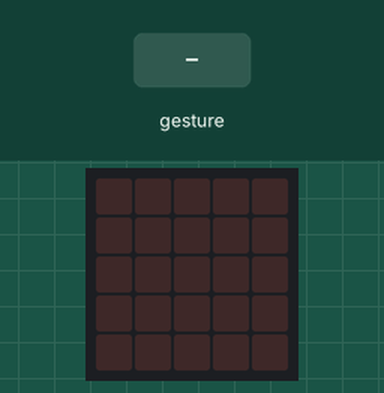
Recording of a program running on a simulated BBC micro:bit (MakeCode). Parts: the board's 5×5 LED display. The inputs (shaded band) are chosen by the test bench. Random numbers come from a fixed seed; a tilt is held for 1.5 s and a shake lasts 1 s, then the board lies face up again.

Above: at 1.2 s.
1.3 s: gesture 'shake'
At 1.9 s:
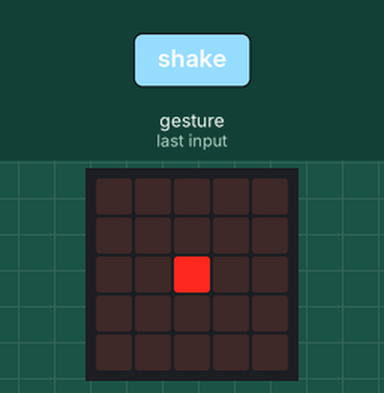
3.0 s: gesture 'shake'
At 4.4 s:
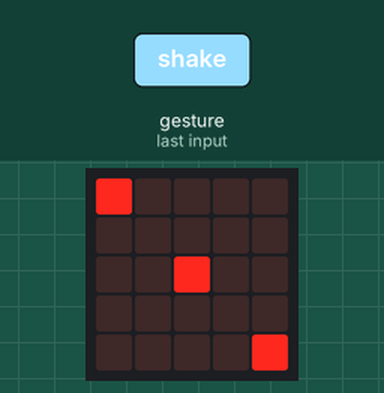
Timing chart, 0 to 6.0 s (numbered marks = the images above; inputs shaded):
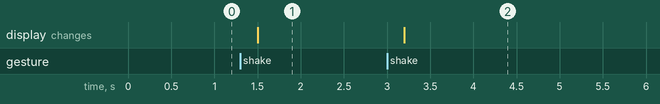

The program:

main.ts
```typescript
let nombre = 0
input.onGesture(Gesture.Shake, function () {
    nombre = randint(1, 3)
    if (nombre == 1) {
        basic.showLeds(`
            . . . . .
            . . . . .
            . . # . .
            . . . . .
            . . . . .
            `)
    } else {
        if (nombre == 2) {
            basic.showLeds(`
                # . . . .
                . . . . .
                . . . . .
                . . . . .
                . . . . #
                `)
        } else {
            basic.showLeds(`
                # . . . .
                . . . . .
                . . # . .
                . . . . .
                . . . . #
                `)
        }
    }
})
basic.forever(function () {

})
```

test.ts
```typescript
// les tests vont ici ; cela ne sera pas compilé si ce paquet est utilisé en tant qu'extension.
```

Measured:
- after the input at 1.3 s, the display: changes after 0.20 s (image 1)
- after the input at 3.0 s, the display: changes after 0.20 s (image 2)
